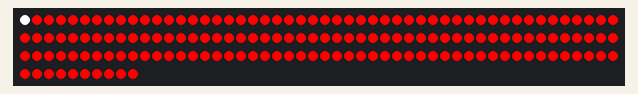
Simulated run of this sketch. Board: Arduino Uno, built with avr-gcc and run on an emulated ATmega328P. Shown: 160 RGB LEDs in strip order, left to right, continuing on the next row.

Above: at 7.74 s.
At 13.11 s:
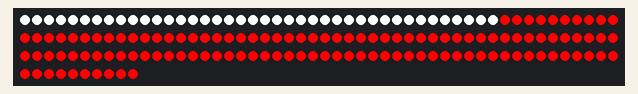
At 18.61 s:
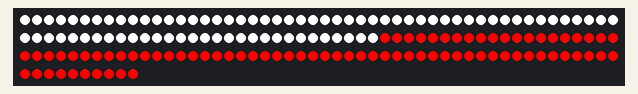
At 24.11 s:
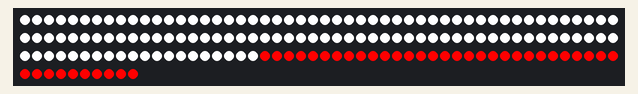
At 29.62 s:
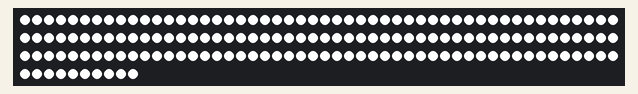
At 39.85 s:
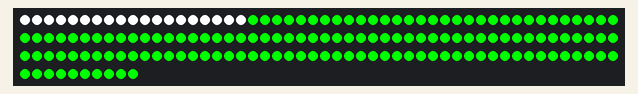

The sketch:

ChristmasLEDs.ino
```cpp
/*
    ChristmasLEDs

    This sketch gradually lights up an LPD8806 LED strip from one side to the other with
    a Christmas color. After this color has reached the end of the LED strip, the strip does a
    slow transition to white from the start to the end of the LED strip before switching to another
    Christmas color and repeating.

    The circuit:
    * Connect the Black Ground wire on your LED strip to any ground pin on your Arduino.
    * Connect the Yellow Clock wire on your LED strip to digital Pin 3 on your Arduino.
    * Conncect the Green Data wire on your LED strip to digital Pin 2 on your Arduino.
    * Connect the Red +5V power wire on your LED strip to your 5V power supply.

    Created 29 December 2020
    By Sophia Boyce

    https://learn.adafruit.com/digital-led-strip/overview

  */

#include "LPD8806.h"
#include "SPI.h"

int numberOfLEDs = 160;

int dataPin = 2;
int clockPin = 3;

LPD8806 strip = LPD8806(numberOfLEDs, dataPin, clockPin);

uint32_t red = strip.Color(255, 0, 0);
uint32_t green = strip.Color(0, 255, 0);
uint32_t gold = strip.Color(232, 162, 0);
uint32_t white = strip.Color(255, 255, 255);

void setup() {
  strip.begin();
  strip.show();
}

void loop() {
  animationAndTransition(red);
  animationAndTransition(green);
  animationAndTransition(gold);
}

void animationAndTransition(uint32_t color){
  chasingColorAnimation(color, 10);
  chasingColorAnimation(white, 100);
}

void chasingColorAnimation(uint32_t color, uint8_t delay_time){
  int i;

  for(i=0; i<strip.numPixels(); i++) {
    strip.setPixelColor(i, color);
    strip.show();
    delay(delay_time);
  }
}
```
